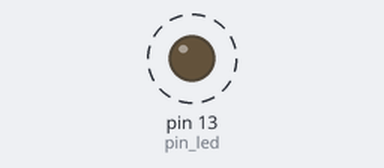
The sketch below on a simulated Arduino Uno, built with avr-gcc and run on an emulated ATmega328P. On the bench: output pins drawn as LEDs (lit = HIGH). Dashed ring = blinking.

Above: at 0.5 s.
Timing chart, 0 to 4.6 s (numbered marks = the images above):
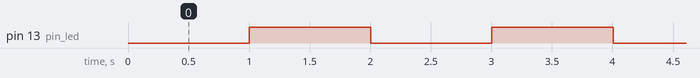

Measured:
- by itself, pin 13 (pin_led): alternates HIGH for 1.0 s and LOW for 1.0 s

The sketch:

millis.ino
```cpp
const int pin_led = 13;

// Variables que cambiarán:
int estado_led = LOW;             // estado_led usado para configurar el LED
long millis_anteriores = 0;        //  Almacenara la ultima vez que el LED fue actualizado

// la siguiente variable es tipo long porque representa el tiempo, medido en milisegundos.
long intervalo = 1000;           // intervaloo en el cual parpadea (millisegundos)

void setup() {
  // se configura el pin digital como pin de salida
  pinMode(pin_led, OUTPUT);
}

void loop()
{
  // aca escribes el codigo que correra repetidamente
  // asigna a la varible millis_actuales el valor de la funcion millis()

   unsigned long millis_actuales = millis();

  if(millis_actuales - millis_anteriores > intervalo) {
    // almacena la ultima vez que parpadeo el LED
    millis_anteriores = millis_actuales;

    // si el LED esta apagado, entonces se prende o viceversa.
    if (estado_led == LOW) {
      estado_led = HIGH;
    } else {
      estado_led = LOW;
    }
    // configura el LED con la variable estado_led
    digitalWrite(pin_led, estado_led);
  }
}
```
